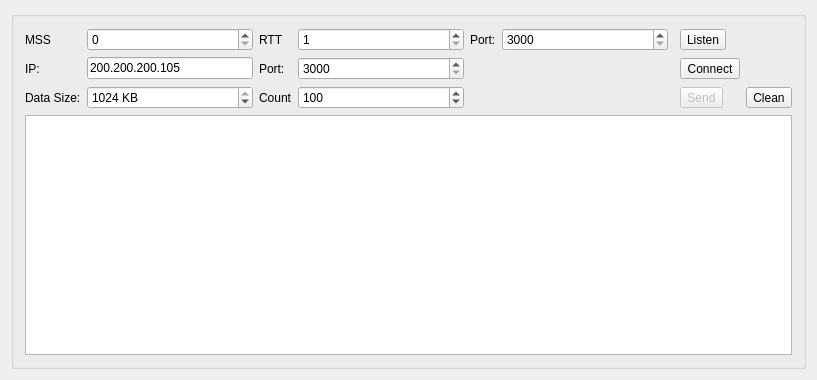
<?xml version="1.0" encoding="UTF-8"?>
<ui version="4.0">
 <class>UDTClass</class>
 <widget class="QWidget" name="UDTClass">
  <property name="geometry">
   <rect>
    <x>0</x>
    <y>0</y>
    <width>817</width>
    <height>380</height>
   </rect>
  </property>
  <property name="windowTitle">
   <string>UDT</string>
  </property>
  <layout class="QGridLayout" name="gridLayout">
   <item row="0" column="0">
    <widget class="QGroupBox" name="groupBox">
     <property name="title">
      <string/>
     </property>
     <layout class="QGridLayout" name="gridLayout_2">
      <item row="0" column="0">
       <widget class="QLabel" name="label_3">
        <property name="text">
         <string>MSS</string>
        </property>
       </widget>
      </item>
      <item row="0" column="2">
       <widget class="QLabel" name="label_4">
        <property name="text">
         <string>RTT</string>
        </property>
       </widget>
      </item>
      <item row="0" column="7">
       <widget class="QToolButton" name="toolButtonListen">
        <property name="text">
         <string>Listen</string>
        </property>
       </widget>
      </item>
      <item row="1" column="0">
       <widget class="QLabel" name="label">
        <property name="text">
         <string>IP:</string>
        </property>
       </widget>
      </item>
      <item row="1" column="1">
       <widget class="QLineEdit" name="lineEditIP">
        <property name="text">
         <string>200.200.200.105</string>
        </property>
       </widget>
      </item>
      <item row="1" column="2">
       <widget class="QLabel" name="label_2">
        <property name="text">
         <string>Port:</string>
        </property>
       </widget>
      </item>
      <item row="1" column="3">
       <widget class="QSpinBox" name="spinBoxRemotePort">
        <property name="minimum">
         <number>3000</number>
        </property>
        <property name="maximum">
         <number>65535</number>
        </property>
        <property name="value">
         <number>3000</number>
        </property>
       </widget>
      </item>
      <item row="3" column="0" colspan="9">
       <widget class="QTextBrowser" name="textBrowser"/>
      </item>
      <item row="2" column="0">
       <widget class="QLabel" name="label_5">
        <property name="text">
         <string>Data Size:</string>
        </property>
       </widget>
      </item>
      <item row="2" column="2">
       <widget class="QLabel" name="labelCount">
        <property name="text">
         <string>Count</string>
        </property>
       </widget>
      </item>
      <item row="2" column="3">
       <widget class="QSpinBox" name="spinBoxSendCount">
        <property name="maximum">
         <number>1000000</number>
        </property>
        <property name="value">
         <number>100</number>
        </property>
       </widget>
      </item>
      <item row="2" column="7">
       <widget class="QToolButton" name="toolButtonSend">
        <property name="enabled">
         <bool>false</bool>
        </property>
        <property name="text">
         <string>Send</string>
        </property>
       </widget>
      </item>
      <item row="2" column="1">
       <widget class="QSpinBox" name="spinBoxDataSize">
        <property name="suffix">
         <string> KB</string>
        </property>
        <property name="maximum">
         <number>1024</number>
        </property>
        <property name="value">
         <number>1024</number>
        </property>
       </widget>
      </item>
      <item row="0" column="1">
       <widget class="QSpinBox" name="spinBoxMSS">
        <property name="sizePolicy">
         <sizepolicy hsizetype="Expanding" vsizetype="Fixed">
          <horstretch>0</horstretch>
          <verstretch>0</verstretch>
         </sizepolicy>
        </property>
        <property name="minimum">
         <number>0</number>
        </property>
        <property name="maximum">
         <number>2000</number>
        </property>
       </widget>
      </item>
      <item row="0" column="3">
       <widget class="QSpinBox" name="spinBox">
        <property name="sizePolicy">
         <sizepolicy hsizetype="Expanding" vsizetype="Fixed">
          <horstretch>0</horstretch>
          <verstretch>0</verstretch>
         </sizepolicy>
        </property>
        <property name="minimum">
         <number>1</number>
        </property>
        <property name="maximum">
         <number>2000</number>
        </property>
       </widget>
      </item>
      <item row="0" column="4">
       <widget class="QLabel" name="label_6">
        <property name="text">
         <string>Port:</string>
        </property>
       </widget>
      </item>
      <item row="0" column="5">
       <widget class="QSpinBox" name="spinBoxLocalPort">
        <property name="sizePolicy">
         <sizepolicy hsizetype="Expanding" vsizetype="Fixed">
          <horstretch>0</horstretch>
          <verstretch>0</verstretch>
         </sizepolicy>
        </property>
        <property name="minimum">
         <number>3000</number>
        </property>
        <property name="maximum">
         <number>65535</number>
        </property>
       </widget>
      </item>
      <item row="2" column="8">
       <widget class="QToolButton" name="toolButtonClean">
        <property name="text">
         <string>Clean</string>
        </property>
       </widget>
      </item>
      <item row="1" column="7">
       <widget class="QToolButton" name="toolButtonConnect">
        <property name="text">
         <string>Connect</string>
        </property>
       </widget>
      </item>
     </layout>
    </widget>
   </item>
  </layout>
 </widget>
 <layoutdefault spacing="6" margin="11"/>
 <resources/>
 <connections/>
</ui>
